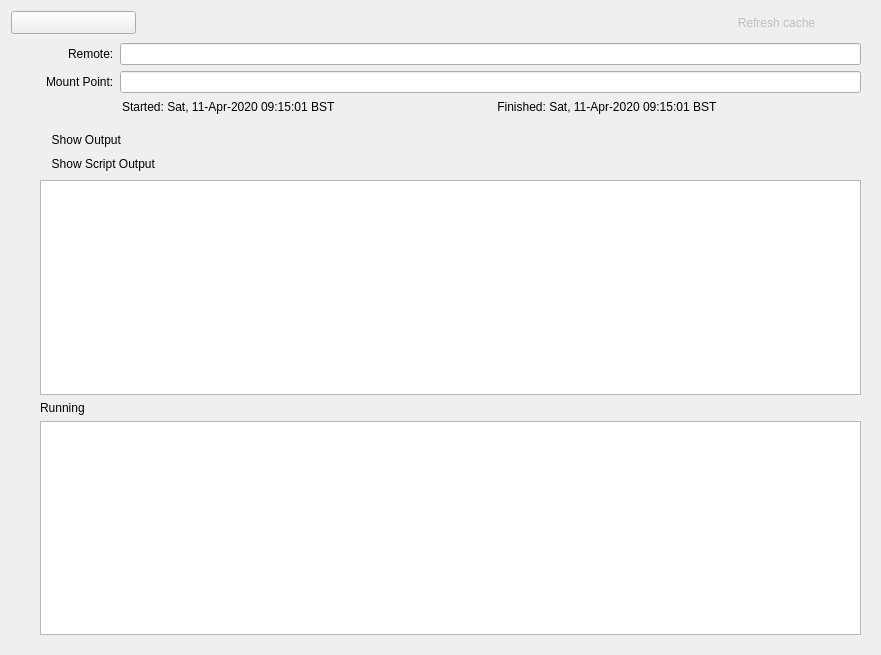
<?xml version="1.0" encoding="UTF-8"?>
<ui version="4.0">
 <class>MountWidget</class>
 <widget class="QWidget" name="MountWidget">
  <property name="geometry">
   <rect>
    <x>0</x>
    <y>0</y>
    <width>881</width>
    <height>655</height>
   </rect>
  </property>
  <property name="sizePolicy">
   <sizepolicy hsizetype="Preferred" vsizetype="Fixed">
    <horstretch>0</horstretch>
    <verstretch>0</verstretch>
   </sizepolicy>
  </property>
  <property name="windowTitle">
   <string>Form</string>
  </property>
  <layout class="QVBoxLayout" name="verticalLayout">
   <property name="spacing">
    <number>0</number>
   </property>
   <item>
    <widget class="QWidget" name="widget" native="true">
     <layout class="QHBoxLayout" name="horizontalLayout">
      <property name="leftMargin">
       <number>0</number>
      </property>
      <property name="topMargin">
       <number>0</number>
      </property>
      <property name="rightMargin">
       <number>0</number>
      </property>
      <property name="bottomMargin">
       <number>0</number>
      </property>
      <item>
       <widget class="QToolButton" name="showDetails">
        <property name="minimumSize">
         <size>
          <width>125</width>
          <height>0</height>
         </size>
        </property>
        <property name="checkable">
         <bool>true</bool>
        </property>
        <property name="toolButtonStyle">
         <enum>Qt::ToolButtonTextBesideIcon</enum>
        </property>
       </widget>
      </item>
      <item>
       <widget class="QLineEdit" name="info">
        <property name="contextMenuPolicy">
         <enum>Qt::NoContextMenu</enum>
        </property>
        <property name="autoFillBackground">
         <bool>false</bool>
        </property>
        <property name="styleSheet">
         <string notr="true">* { background-color: rgba(0, 0, 0, 0); }</string>
        </property>
        <property name="frame">
         <bool>false</bool>
        </property>
        <property name="readOnly">
         <bool>true</bool>
        </property>
       </widget>
      </item>
      <item>
       <spacer name="horizontalSpacer">
        <property name="orientation">
         <enum>Qt::Horizontal</enum>
        </property>
        <property name="sizeType">
         <enum>QSizePolicy::Fixed</enum>
        </property>
        <property name="sizeHint" stdset="0">
         <size>
          <width>10</width>
          <height>20</height>
         </size>
        </property>
       </spacer>
      </item>
      <item>
       <widget class="QToolButton" name="refreshCache">
        <property name="enabled">
         <bool>false</bool>
        </property>
        <property name="toolTip">
         <string>Refresh the rclone VFS directory cache (vfs/refresh)</string>
        </property>
        <property name="statusTip">
         <string>Refresh the rclone VFS directory cache (vfs/refresh)</string>
        </property>
        <property name="styleSheet">
         <string notr="true">QToolButton { border: 0; }

QToolButton:pressed {
 border: 4;
 border-radius: 10px;
 border-style: inset;
 border-color: rgba(1, 1, 1, 0);
}</string>
        </property>
        <property name="text">
         <string>Refresh cache</string>
        </property>
       </widget>
      </item>
      <item>
       <widget class="QToolButton" name="copy">
        <property name="toolTip">
         <string>Copy rclone command to clipboard</string>
        </property>
        <property name="statusTip">
         <string>Copy rclone command to clipboard</string>
        </property>
        <property name="styleSheet">
         <string notr="true">QToolButton { border: 0; }

QToolButton:pressed {
 border: 4;
 border-radius: 10px;
 border-style: inset;
 border-color: rgba(1, 1, 1, 0);
}</string>
        </property>
        <property name="text">
         <string/>
        </property>
       </widget>
      </item>
      <item>
       <widget class="QToolButton" name="cancel">
        <property name="toolTip">
         <string>Unmount</string>
        </property>
        <property name="statusTip">
         <string>Unmount</string>
        </property>
        <property name="styleSheet">
         <string notr="true">QToolButton { border: 0; }

QToolButton:pressed {
 border: 4;
 border-radius: 10px;
 border-style: inset;
 border-color: rgba(1, 1, 1, 0);
}</string>
        </property>
        <property name="text">
         <string/>
        </property>
       </widget>
      </item>
     </layout>
    </widget>
   </item>
   <item>
    <widget class="QWidget" name="details" native="true">
     <layout class="QGridLayout" name="gridLayout_2">
      <item row="0" column="2">
       <widget class="QGroupBox" name="groupBox">
        <property name="styleSheet">
         <string notr="true">QGroupBox { border: 0 }</string>
        </property>
        <property name="title">
         <string/>
        </property>
        <property name="flat">
         <bool>true</bool>
        </property>
        <layout class="QGridLayout" name="gridLayout">
         <property name="leftMargin">
          <number>0</number>
         </property>
         <property name="topMargin">
          <number>0</number>
         </property>
         <property name="rightMargin">
          <number>0</number>
         </property>
         <property name="bottomMargin">
          <number>10</number>
         </property>
         <item row="1" column="1">
          <widget class="QLineEdit" name="folder">
           <property name="sizePolicy">
            <sizepolicy hsizetype="MinimumExpanding" vsizetype="Fixed">
             <horstretch>0</horstretch>
             <verstretch>0</verstretch>
            </sizepolicy>
           </property>
           <property name="readOnly">
            <bool>true</bool>
           </property>
          </widget>
         </item>
         <item row="0" column="1">
          <widget class="QLineEdit" name="remote">
           <property name="readOnly">
            <bool>true</bool>
           </property>
          </widget>
         </item>
         <item row="0" column="0" alignment="Qt::AlignRight">
          <widget class="QLabel" name="label">
           <property name="text">
            <string>Remote:</string>
           </property>
          </widget>
         </item>
         <item row="1" column="0" alignment="Qt::AlignRight">
          <widget class="QLabel" name="label_2">
           <property name="text">
            <string>Mount Point:</string>
           </property>
          </widget>
         </item>
         <item row="2" column="1">
          <widget class="QLineEdit" name="le_StartFinishInfo">
           <property name="contextMenuPolicy">
            <enum>Qt::NoContextMenu</enum>
           </property>
           <property name="styleSheet">
            <string notr="true">* { background-color: rgba(0, 0, 0, 0); }</string>
           </property>
           <property name="text">
            <string>Started: Sat, 11-Apr-2020 09:15:01 BST                                                 Finished: Sat, 11-Apr-2020 09:15:01 BST</string>
           </property>
           <property name="frame">
            <bool>false</bool>
           </property>
           <property name="cursorPosition">
            <number>126</number>
           </property>
           <property name="readOnly">
            <bool>true</bool>
           </property>
          </widget>
         </item>
        </layout>
       </widget>
      </item>
      <item row="1" column="1" colspan="2">
       <widget class="QToolButton" name="showOutput">
        <property name="styleSheet">
         <string notr="true">QToolButton { border: 0 }</string>
        </property>
        <property name="text">
         <string>  Show Output</string>
        </property>
        <property name="checkable">
         <bool>true</bool>
        </property>
        <property name="toolButtonStyle">
         <enum>Qt::ToolButtonTextBesideIcon</enum>
        </property>
       </widget>
      </item>
      <item row="2" column="0">
       <spacer name="horizontalSpacer_2">
        <property name="orientation">
         <enum>Qt::Horizontal</enum>
        </property>
        <property name="sizeType">
         <enum>QSizePolicy::Fixed</enum>
        </property>
        <property name="sizeHint" stdset="0">
         <size>
          <width>20</width>
          <height>20</height>
         </size>
        </property>
       </spacer>
      </item>
      <item row="2" column="1" colspan="2">
       <widget class="QToolButton" name="showScriptOutput">
        <property name="styleSheet">
         <string notr="true">QToolButton { border: 0 }</string>
        </property>
        <property name="text">
         <string>  Show Script Output</string>
        </property>
        <property name="checkable">
         <bool>true</bool>
        </property>
        <property name="toolButtonStyle">
         <enum>Qt::ToolButtonTextBesideIcon</enum>
        </property>
        <property name="arrowType">
         <enum>Qt::NoArrow</enum>
        </property>
       </widget>
      </item>
      <item row="3" column="1" colspan="2">
       <widget class="QPlainTextEdit" name="output">
        <property name="lineWrapMode">
         <enum>QPlainTextEdit::NoWrap</enum>
        </property>
        <property name="readOnly">
         <bool>true</bool>
        </property>
       </widget>
      </item>
      <item row="4" column="1" colspan="2">
       <widget class="QLabel" name="l_script">
        <property name="text">
         <string>Running</string>
        </property>
        <property name="textInteractionFlags">
         <set>Qt::LinksAccessibleByMouse|Qt::TextSelectableByMouse</set>
        </property>
       </widget>
      </item>
      <item row="5" column="1" colspan="2">
       <widget class="QPlainTextEdit" name="sOutput">
        <property name="lineWrapMode">
         <enum>QPlainTextEdit::NoWrap</enum>
        </property>
        <property name="readOnly">
         <bool>true</bool>
        </property>
       </widget>
      </item>
     </layout>
    </widget>
   </item>
  </layout>
 </widget>
 <tabstops>
  <tabstop>showDetails</tabstop>
  <tabstop>refreshCache</tabstop>
  <tabstop>cancel</tabstop>
 </tabstops>
 <resources/>
 <connections/>
</ui>
